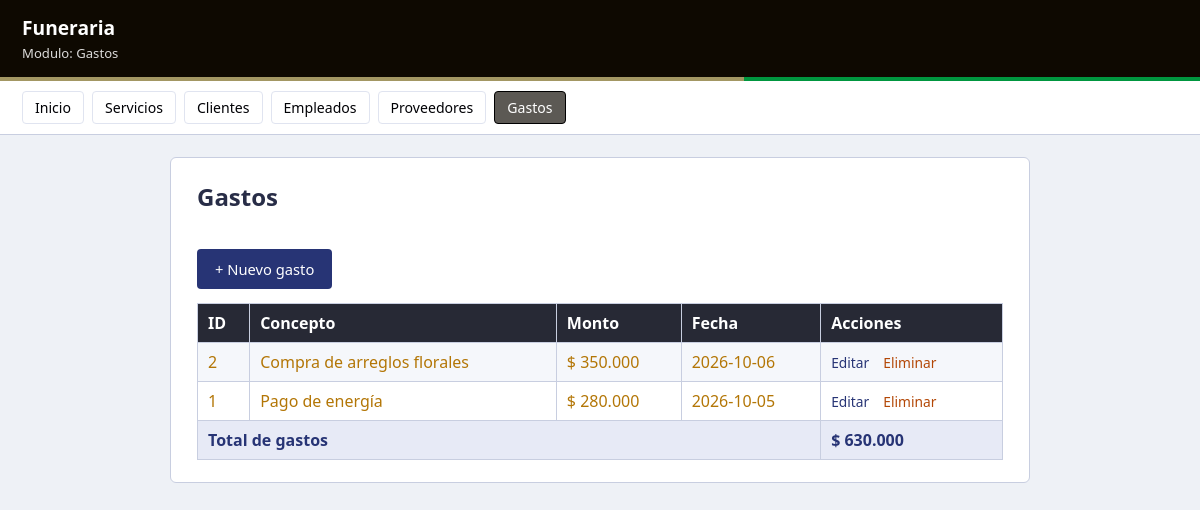
The page /gastos/index.php on the database its author committed.
### tables this page shows
CREATE TABLE gastos (
  id       INTEGER PRIMARY KEY AUTOINCREMENT,
  concepto TEXT NOT NULL,
  monto    REAL NOT NULL,
  fecha    TEXT NOT NULL,
  foto  TEXT
);

### gastos/index.php (the view, shortened to what this page needs)
<?php
require '../config.php';
$filas = $pdo->query("SELECT * FROM gastos ORDER BY id DESC")->fetchAll(PDO::FETCH_ASSOC);
$total = $pdo->query("SELECT SUM(monto) FROM gastos")->fetchColumn();
?>
<!DOCTYPE html>
<html lang="es">
<head><meta charset="utf-8"><title>Gastos</title>
<link rel="stylesheet" href="../css/estilos.css"></head>
<body>
  <div class="barra"><h1> Funeraria</h1><span>Modulo: Gastos</span></div>
  <div class="franja"></div>
  <div class="menu">
    <a href="../index.php">Inicio</a>
    <a href="../servicios/index.php">Servicios</a>
    <a href="../clientes/index.php">Clientes</a>
    <a href="../empleados/index.php">Empleados</a>
    <a href="../proveedores/index.php">Proveedores</a>
    <a href="../gastos/index.php" class="activo">Gastos</a>
  </div>
  <div class="contenedor">
    <h2>Gastos</h2>
    <a class="boton boton-azul" href="crear.php">+ Nuevo gasto</a>
    <table>
      <tr><th>ID</th><th>Concepto</th><th>Monto</th><th>Fecha</th><th>Acciones</th></tr>
      <?php foreach ($filas as $r): ?>
        <tr>
          <td><?php echo $r['id']; ?></td>
          <td><?php echo htmlspecialchars($r['concepto']); ?></td>
          <td>$ <?php echo number_format($r['monto'], 0, ',', '.'); ?></td>
          <td><?php echo htmlspecialchars($r['fecha']); ?></td>
          <td class="acciones">
            <a href="editar.php?id=<?php echo $r['id']; ?>">Editar</a>
            <a class="borrar" href="eliminar.php?id=<?php echo $r['id']; ?>"
               onclick="return confirm('Eliminar este gasto?');">Eliminar</a>
          </td>
        </tr>
      <?php endforeach; ?>
      <tfoot>
        <tr><td colspan="4">Total de gastos</td><td>$ <?php echo number_format($total, 0, ',', '.'); ?></td></tr>
      </tfoot>
    </table>
  </div>
</body>
</html>

### css/estilos.css (style rules this page uses)
* { box-sizing: border-box; }
body { font-family: "Segoe UI", Arial, sans-serif; background: #eef1f6; color: #b37606; margin: 0; }
.barra { background: #0e0901; color: #fff; padding: 14px 22px; }
.barra h1 { margin: 0; font-size: 1.2rem; }
.barra span { font-size: .82rem; opacity: .85; }
.franja { height: 4px; background: linear-gradient(90deg, #a39763 0 62%, #00963f 62% 100%); }
.menu { background: #fff; border-bottom: 1px solid #c8cee0; padding: 10px 22px; display: flex; gap: 8px; flex-wrap: wrap; }
.menu a { color: #000105; text-decoration: none; font-size: .88rem; padding: 6px 12px; border-radius: 4px; border: 1px solid #e0e4f0; }
.menu a.activo { background: #5c5954; color: #fff; border-color: #000000; }
.contenedor { max-width: 860px; margin: 22px auto; background: #fff; padding: 22px 26px; border-radius: 6px; border: 1px solid #c8cee0; }
h2 { color: #282d47; margin-top: 0; }
table { width: 100%; border-collapse: collapse; margin-top: 14px; }
th, td { border: 1px solid #c8cee0; padding: 8px 10px; text-align: left; }
th { background: #272935; color: #fff; font-weight: 600; }
tr:nth-child(even) td { background: #f5f7fb; }
tfoot td { background: #e7eaf6 !important; font-weight: 700; color: #273475; }
.boton, button { display: inline-block; margin-top: 16px; padding: 10px 18px; background: #00963f; color: #fff; border: 0; border-radius: 4px; text-decoration: none; font-size: .92rem; cursor: pointer; }
.boton-azul { background: #273475; }
.acciones a { margin-right: 10px; font-size: .86rem; color: #273475; text-decoration: none; }
.acciones a.borrar { color: #b34706; }

### rows shown on the page
gastos: id "2", concepto "Compra de arreglos florales", monto "350.000", fecha "2026-10-06"
gastos: id "1", concepto "Pago de energía", monto "280.000", fecha "2026-10-05"

### other values the page prints
$total "630.000"
